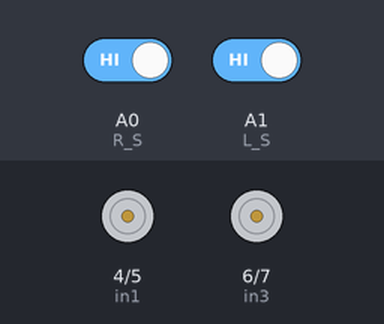
The sketch below on a simulated Arduino Uno, built with avr-gcc and run on an emulated ATmega328P. Shown: motor-driver pin pairs drawn as motors (green arrow = first pin HIGH = forward, orange = second pin HIGH = backward, longer = more drive, scaled by the enable pin). The inputs (shaded band) are chosen by the test bench; at power-on: A0 (R_S) HIGH, A1 (L_S) HIGH.

Above: at 6.2 s.
6.3 s: A0 (R_S) driven LOW
At 7.5 s:
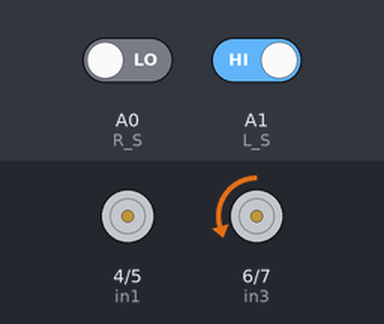
7.8 s: A1 (L_S) driven LOW
9.3 s: A0 (R_S) driven HIGH
At 10.2 s:
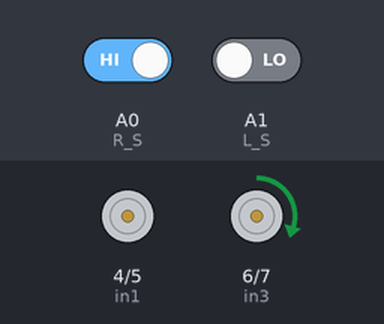
10.8 s: A1 (L_S) driven HIGH
At 11.2 s:
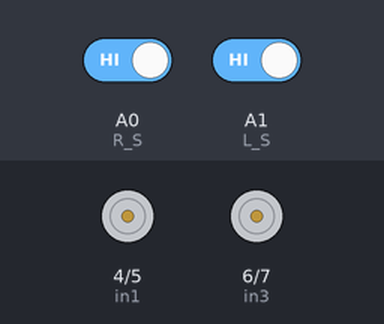
Timing chart, 0 to 13.3 s (numbered marks = the images above; inputs shaded):
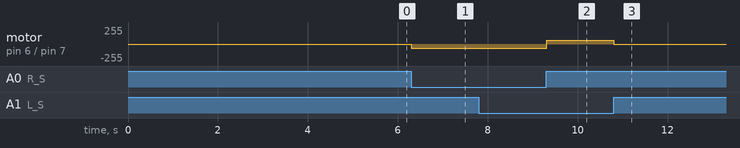

Measured:
- after the input at 6.3 s, motor on pin 6 (in3) / pin 7 (in4): stopped → backward 60/255 at once
- after the input at 9.3 s, motor on pin 6 (in3) / pin 7 (in4): backward 60/255 → forward 60/255 at once
- after the input at 10.8 s, motor on pin 6 (in3) / pin 7 (in4): forward 60/255 → stopped at once

The sketch:

2_Array_LFR_Code.ino
```cpp
#define enA 2//Enable1 L298 Pin enA
#define enB 3 //Enable2 L298 Pin enB

#define in1 4 //Motor1  L298 Pin in1
#define in2 5 //Motor1  L298 Pin in2
#define in3 6 //Motor2  L298 Pin in3
#define in4 7 //Motor2  L298 Pin in4

#define R_S A0
#define L_S A1

void forward(){  //forword
digitalWrite(in1, HIGH); //Right Motor forword Pin
digitalWrite(in2, LOW);  //Right Motor backword Pin
digitalWrite(in3, LOW);  //Left Motor backword Pin
digitalWrite(in4, HIGH); //Left Motor forword Pin
}

void backward(){ //backword
digitalWrite(in1, LOW);  //Right Motor forword Pin
digitalWrite(in2, HIGH); //Right Motor backword Pin
digitalWrite(in3, HIGH); //Left Motor backword Pin
digitalWrite(in4, LOW);  //Left Motor forword Pin
}

void right(){ //turnRight
digitalWrite(in1, LOW);  //Right Motor forword Pin
digitalWrite(in2, HIGH); //Right Motor backword Pin
digitalWrite(in3, LOW);  //Left Motor backword Pin
digitalWrite(in4, HIGH); //Left Motor forword Pin
}

void left(){ //turnLeft
digitalWrite(in1, HIGH); //Right Motor forword Pin
digitalWrite(in2, LOW);  //Right Motor backword Pin
digitalWrite(in3, HIGH); //Left Motor backword Pin
digitalWrite(in4, LOW);  //Left Motor forword Pin
}

void stop(){ //stop
digitalWrite(in1, LOW); //Right Motor forword Pin
digitalWrite(in2, LOW); //Right Motor backword Pin
digitalWrite(in3, LOW); //Left Motor backword Pin
digitalWrite(in4, LOW); //Left Motor forword Pin
}

int Speed = 60;


void setup() {

pinMode(enA, OUTPUT); // declare as output for L298 Pin enA
pinMode(in1, OUTPUT); // declare as output for L298 Pin in1
pinMode(in2, OUTPUT); // declare as output for L298 Pin in2
pinMode(in3, OUTPUT); // declare as output for L298 Pin in3
pinMode(in4, OUTPUT); // declare as output for L298 Pin in4
pinMode(enB, OUTPUT); // declare as output for L298 Pin enB

pinMode(R_S, INPUT); // declare as output for L298 Pin in4
pinMode(L_S, INPUT); // declare as output for L298 Pin enB

analogWrite(enA, Speed); // Write The Duty Cycle 0 to 255 Enable Pin A for Motor1 Speed
analogWrite(enB, Speed); // Write The Duty Cycle 0 to 255 Enable Pin B for Motor2 Speed

delay(5000);

}

void loop() {

  int RS = digitalRead(R_S);
  int LS = digitalRead(L_S);

  if (LS == 0 && RS == 0) {
    forward();
    delay(10);
  }
  else if (LS == 1 && RS == 0) {
    right();
    delay(10);
  }
  else if (LS == 0 && RS == 1) {
    left();
    delay(10);
  }
  else if (LS == 1 && RS == 1) {
    stop();
  }
  else {
   stop();
  }
  }
```
